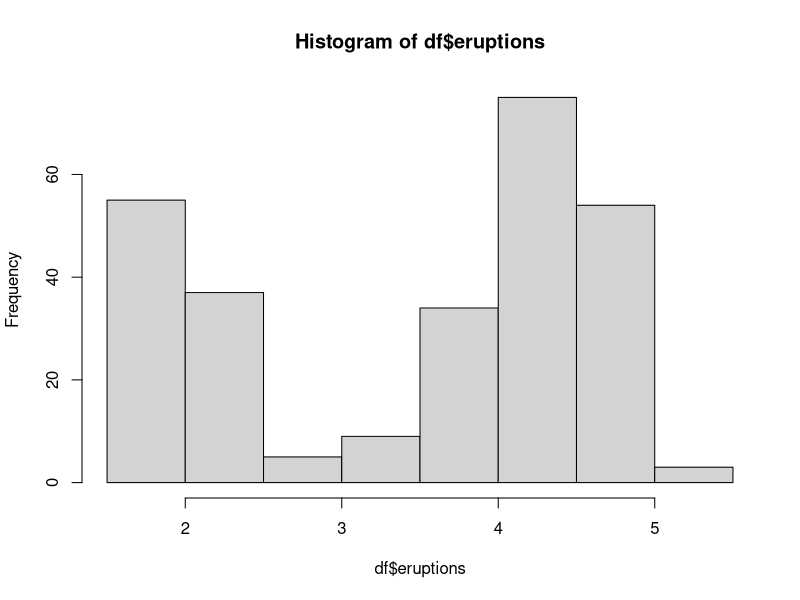
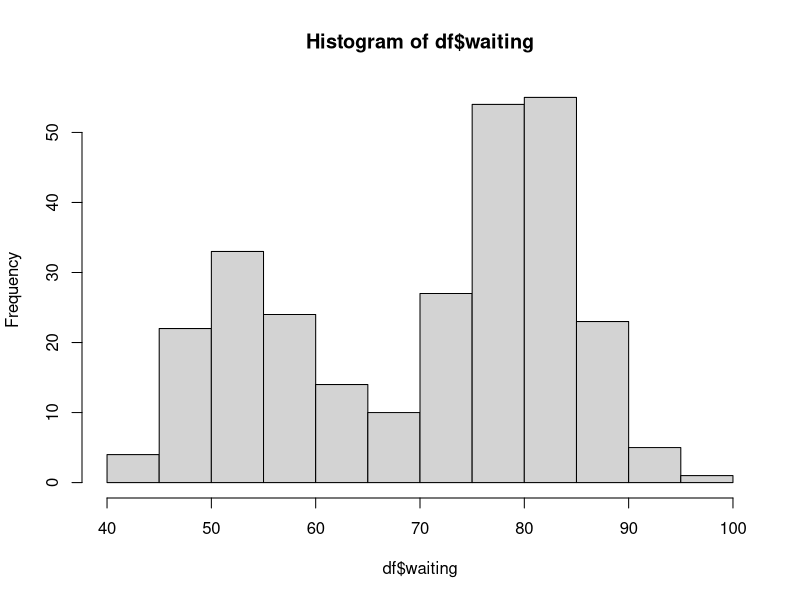
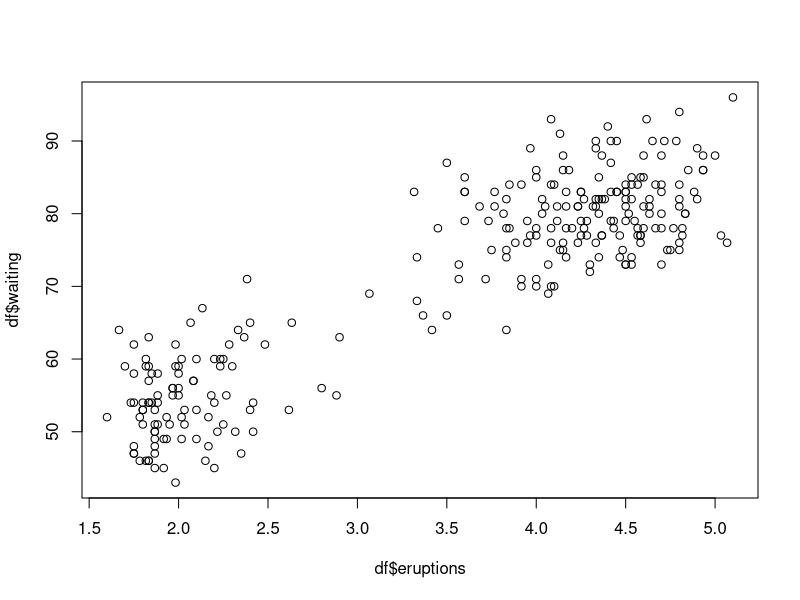

R code for these plots, in order:
## ---- chunk 1
df<-faithful 
## ---- chunk 2
summary(df)
## ---- chunk 3
hist(df$eruptions)
## ---- chunk 4
hist(df$waiting)
## ---- chunk 5
plot(df$eruptions,df$waiting)
